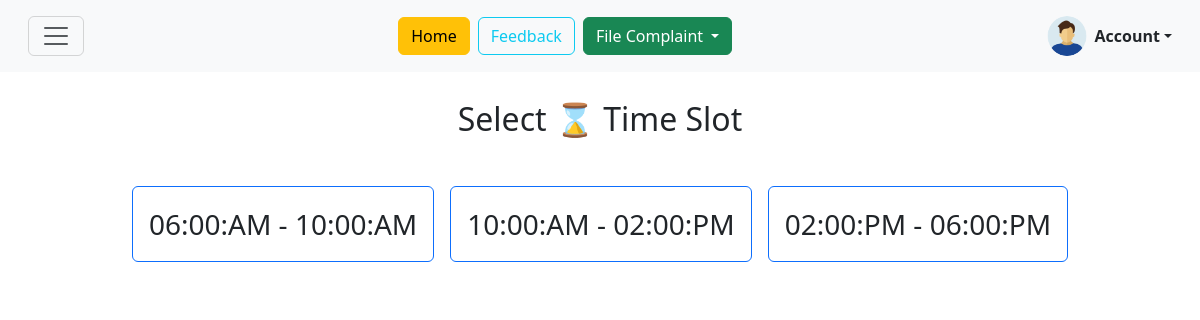
Page /LibraryStudyCenter/Student/Seat_slot_bookin.php (signed in) on the committed database.
### tables this page shows
CREATE TABLE `time_slot` (
  `id` int(11) NOT NULL,
  `slot_name` varchar(255) DEFAULT NULL,
  `start_time` varchar(10) DEFAULT NULL,
  `end_time` varchar(10) DEFAULT NULL,
  `created_at` datetime DEFAULT current_timestamp(),
  `updated_at` datetime DEFAULT current_timestamp() ON UPDATE current_timestamp()
);

### LibraryStudyCenter/Student/Seat_slot_bookin.php (the view, shortened to what this page needs)
<?php
require "../database.php";
$slotdata = mysqli_query($conn, "SELECT * FROM time_slot ORDER BY id");
?>
<div class="slots" >
    <h2 class="text-center mb-4" style="margin-top:100px;">Select ⌛ Time Slot</h2>
    <div class="d-flex flex-wrap gap-3 justify-content-center">
        <?php while($slot = mysqli_fetch_assoc($slotdata)) {
             $start = $slot['start_time'];
        $end   = $slot['end_time'];
            ?>
            <a href="seats.php?slot_id=<?= $slot['id'] ?>"
               class="btn border-primary slots p-3 mt-4  fs-3 " id="slot">
               <?= $start . " - " . $end?>
            </a>
        <?php } ?>
    </div>
</div>

### rows in the picture
time_slot: start_time "06:00:AM", end_time "10:00:AM"
time_slot: start_time "10:00:AM", end_time "02:00:PM"
time_slot: start_time "02:00:PM", end_time "06:00:PM"
